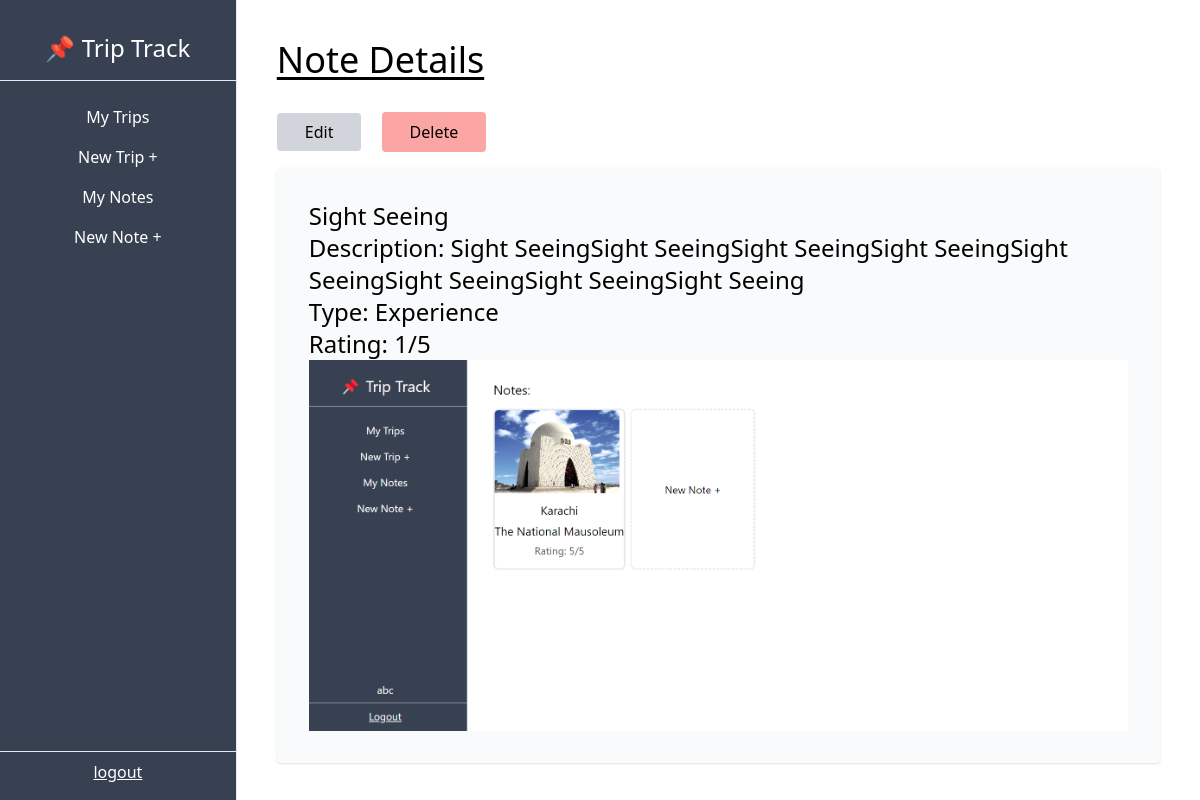
The page /dashboard/note/1/ on the database its author committed.
### trip/models.py (models this page shows, shortened)
class Note(models.Model):
    EXCURSIONS = (
        ('event', 'Event'),
        ('dining', 'Dining'),
        ('experience', 'Experience'),
        ('general', 'General'),
    )
    trip = models.ForeignKey(Trip, on_delete=models.CASCADE, related_name='notes')
    name = models.CharField(max_length=100)
    description = models.TextField()
    type = models.CharField(max_length=100, choices=EXCURSIONS)
    img = models.ImageField(upload_to='notes', blank=True, null=True)
    rating = models.PositiveSmallIntegerField(default=1, validators=[MaxValueValidator(5)])

### trip/views.py (the view)
# urls.py: path("dashboard/note/<int:pk>/",NoteDetailView.as_view(), name='note-detail'),
class NoteDetailView(DetailView):
    model = Note

### trip/templates/trip/note_detail.html (shortened to what this page needs)
{% extends 'trip/_base.html' %}
{% block content %}
<h1 class="text-4xl underline underline-offset-4 mb-8">Note Details</h1>
    <a class="px-7 py-2 bg-gray-300 rounded md:mr-4 hover:bg-gray-200" href="{% url 'note-update' note.pk %}">Edit</a>
    <form class="inline" action="{% url 'note-delete' note.pk %}" method="POST">
        <input type="submit" class="px-7 py-2 bg-red-300 rounded hover:bg-red-200 hover:cursor-pointer" value="Delete" />
    </form>
    <div class="bg-gray-50 p-8 rounded shadow my-4">
        <p class="text-2xl">{{ note.name }}</p>
        <p class="text-2xl">Description: {{ note.description }}</p>
        <p class="text-2xl">Type: {{ note.type|title }}</p>
        <p class="text-2xl">Rating: {{ note.rating }}/5</p>
        <img src="{{note.img.url}}" alt="{{note.name}}">
    </div>
{% endblock content %}

### rows shown on the page
Note: name "Sight Seeing", description "Sight SeeingSight SeeingSight SeeingSight SeeingSight SeeingSight SeeingSight SeeingSight Seeing", type "Experience", rating "1", img (picture)
